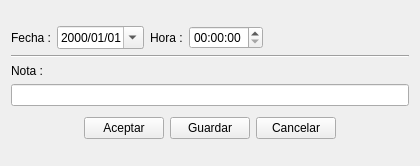
<?xml version="1.0" encoding="UTF-8"?>
<ui version="4.0">
 <class>newalerta_alerta_ui</class>
 <widget class="QWidget" name="newalerta_alerta_ui">
  <property name="geometry">
   <rect>
    <x>0</x>
    <y>0</y>
    <width>420</width>
    <height>166</height>
   </rect>
  </property>
  <property name="windowTitle">
   <string>Alerta</string>
  </property>
  <property name="windowIcon">
   <iconset resource="rc.qrc">
    <normaloff>:/new/1329798431_Application.png</normaloff>:/new/1329798431_Application.png</iconset>
  </property>
  <layout class="QGridLayout" name="gridLayout_5">
   <item row="0" column="0">
    <layout class="QGridLayout" name="gridLayout_4">
     <item row="0" column="0">
      <layout class="QGridLayout" name="gridLayout">
       <item row="0" column="0">
        <widget class="QLabel" name="label">
         <property name="text">
          <string>Fecha :</string>
         </property>
        </widget>
       </item>
       <item row="0" column="1">
        <widget class="QDateEdit" name="dateEdit">
         <property name="displayFormat">
          <string>yyyy/MM/dd</string>
         </property>
         <property name="calendarPopup">
          <bool>true</bool>
         </property>
        </widget>
       </item>
       <item row="0" column="2">
        <widget class="QLabel" name="label_3">
         <property name="text">
          <string>Hora :</string>
         </property>
        </widget>
       </item>
       <item row="0" column="3">
        <widget class="QTimeEdit" name="timeEdit">
         <property name="maximumDateTime">
          <datetime>
           <hour>23</hour>
           <minute>59</minute>
           <second>59</second>
           <year>2000</year>
           <month>1</month>
           <day>1</day>
          </datetime>
         </property>
         <property name="maximumTime">
          <time>
           <hour>23</hour>
           <minute>59</minute>
           <second>59</second>
          </time>
         </property>
         <property name="currentSection">
          <enum>QDateTimeEdit::HourSection</enum>
         </property>
         <property name="displayFormat">
          <string>hh:mm:ss</string>
         </property>
         <property name="calendarPopup">
          <bool>false</bool>
         </property>
        </widget>
       </item>
       <item row="0" column="4">
        <spacer name="horizontalSpacer">
         <property name="orientation">
          <enum>Qt::Horizontal</enum>
         </property>
         <property name="sizeHint" stdset="0">
          <size>
           <width>274</width>
           <height>20</height>
          </size>
         </property>
        </spacer>
       </item>
      </layout>
     </item>
     <item row="1" column="0">
      <widget class="Line" name="line">
       <property name="orientation">
        <enum>Qt::Horizontal</enum>
       </property>
      </widget>
     </item>
     <item row="2" column="0">
      <layout class="QGridLayout" name="gridLayout_2">
       <item row="0" column="0">
        <widget class="QLabel" name="label_2">
         <property name="sizePolicy">
          <sizepolicy hsizetype="Fixed" vsizetype="Fixed">
           <horstretch>0</horstretch>
           <verstretch>0</verstretch>
          </sizepolicy>
         </property>
         <property name="text">
          <string>Nota :</string>
         </property>
        </widget>
       </item>
       <item row="1" column="0">
        <widget class="QLineEdit" name="lineEdit"/>
       </item>
      </layout>
     </item>
     <item row="3" column="0">
      <layout class="QGridLayout" name="gridLayout_3">
       <item row="1" column="0">
        <spacer name="horizontalSpacer_2">
         <property name="orientation">
          <enum>Qt::Horizontal</enum>
         </property>
         <property name="sizeHint" stdset="0">
          <size>
           <width>40</width>
           <height>20</height>
          </size>
         </property>
        </spacer>
       </item>
       <item row="1" column="1">
        <widget class="QPushButton" name="pushButton_Acept">
         <property name="text">
          <string>Aceptar</string>
         </property>
        </widget>
       </item>
       <item row="1" column="2">
        <widget class="QPushButton" name="pushButton_Save">
         <property name="text">
          <string>Guardar</string>
         </property>
        </widget>
       </item>
       <item row="1" column="3">
        <widget class="QPushButton" name="pushButton_Cancel">
         <property name="text">
          <string>Cancelar</string>
         </property>
        </widget>
       </item>
       <item row="1" column="4">
        <spacer name="horizontalSpacer_5">
         <property name="orientation">
          <enum>Qt::Horizontal</enum>
         </property>
         <property name="sizeHint" stdset="0">
          <size>
           <width>40</width>
           <height>20</height>
          </size>
         </property>
        </spacer>
       </item>
       <item row="0" column="2">
        <spacer name="verticalSpacer">
         <property name="orientation">
          <enum>Qt::Vertical</enum>
         </property>
         <property name="sizeType">
          <enum>QSizePolicy::Fixed</enum>
         </property>
         <property name="sizeHint" stdset="0">
          <size>
           <width>20</width>
           <height>5</height>
          </size>
         </property>
        </spacer>
       </item>
      </layout>
     </item>
    </layout>
   </item>
  </layout>
 </widget>
 <tabstops>
  <tabstop>dateEdit</tabstop>
  <tabstop>timeEdit</tabstop>
  <tabstop>lineEdit</tabstop>
  <tabstop>pushButton_Acept</tabstop>
  <tabstop>pushButton_Save</tabstop>
  <tabstop>pushButton_Cancel</tabstop>
 </tabstops>
 <resources>
  <include location="rc.qrc"/>
 </resources>
 <connections/>
</ui>
